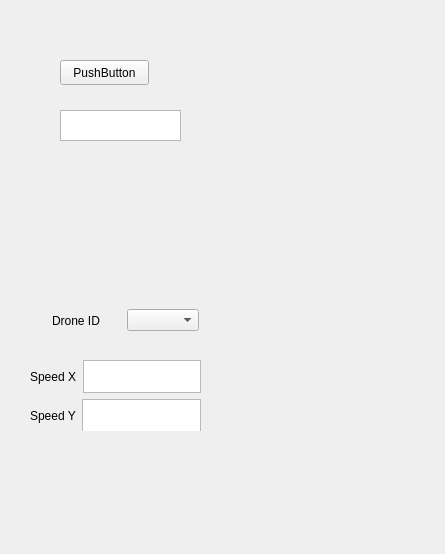
<?xml version="1.0" encoding="UTF-8"?>
<ui version="4.0">
 <class>TestPluginWidget</class>
 <widget class="QWidget" name="TestPluginWidget">
  <property name="geometry">
   <rect>
    <x>0</x>
    <y>0</y>
    <width>445</width>
    <height>554</height>
   </rect>
  </property>
  <property name="windowTitle">
   <string>Test plugin</string>
  </property>
  <widget class="QPushButton" name="pushButton">
   <property name="geometry">
    <rect>
     <x>60</x>
     <y>60</y>
     <width>89</width>
     <height>25</height>
    </rect>
   </property>
   <property name="text">
    <string>PushButton</string>
   </property>
  </widget>
  <widget class="QTextBrowser" name="pubText">
   <property name="geometry">
    <rect>
     <x>60</x>
     <y>110</y>
     <width>121</width>
     <height>31</height>
    </rect>
   </property>
  </widget>
  <widget class="QWidget" name="">
   <property name="geometry">
    <rect>
     <x>30</x>
     <y>360</y>
     <width>171</width>
     <height>71</height>
    </rect>
   </property>
   <layout class="QVBoxLayout" name="verticalLayout">
    <item>
     <layout class="QHBoxLayout" name="horizontalLayout">
      <item>
       <spacer name="horizontalSpacer">
        <property name="orientation">
         <enum>Qt::Horizontal</enum>
        </property>
        <property name="sizeHint" stdset="0">
         <size>
          <width>40</width>
          <height>20</height>
         </size>
        </property>
       </spacer>
      </item>
      <item>
       <widget class="QLabel" name="label_2">
        <property name="text">
         <string>Speed X</string>
        </property>
       </widget>
      </item>
      <item>
       <spacer name="horizontalSpacer_3">
        <property name="orientation">
         <enum>Qt::Horizontal</enum>
        </property>
        <property name="sizeHint" stdset="0">
         <size>
          <width>40</width>
          <height>20</height>
         </size>
        </property>
       </spacer>
      </item>
      <item>
       <widget class="QTextBrowser" name="speedxText"/>
      </item>
      <item>
       <spacer name="horizontalSpacer_5">
        <property name="orientation">
         <enum>Qt::Horizontal</enum>
        </property>
        <property name="sizeHint" stdset="0">
         <size>
          <width>40</width>
          <height>20</height>
         </size>
        </property>
       </spacer>
      </item>
     </layout>
    </item>
    <item>
     <spacer name="verticalSpacer">
      <property name="orientation">
       <enum>Qt::Vertical</enum>
      </property>
      <property name="sizeHint" stdset="0">
       <size>
        <width>20</width>
        <height>40</height>
       </size>
      </property>
     </spacer>
    </item>
    <item>
     <layout class="QHBoxLayout" name="horizontalLayout_2">
      <item>
       <spacer name="horizontalSpacer_2">
        <property name="orientation">
         <enum>Qt::Horizontal</enum>
        </property>
        <property name="sizeHint" stdset="0">
         <size>
          <width>40</width>
          <height>20</height>
         </size>
        </property>
       </spacer>
      </item>
      <item>
       <widget class="QLabel" name="label_3">
        <property name="text">
         <string>Speed Y</string>
        </property>
       </widget>
      </item>
      <item>
       <spacer name="horizontalSpacer_4">
        <property name="orientation">
         <enum>Qt::Horizontal</enum>
        </property>
        <property name="sizeHint" stdset="0">
         <size>
          <width>40</width>
          <height>20</height>
         </size>
        </property>
       </spacer>
      </item>
      <item>
       <widget class="QTextBrowser" name="speedyText"/>
      </item>
      <item>
       <spacer name="horizontalSpacer_6">
        <property name="orientation">
         <enum>Qt::Horizontal</enum>
        </property>
        <property name="sizeHint" stdset="0">
         <size>
          <width>40</width>
          <height>20</height>
         </size>
        </property>
       </spacer>
      </item>
     </layout>
    </item>
   </layout>
  </widget>
  <widget class="QWidget" name="">
   <property name="geometry">
    <rect>
     <x>30</x>
     <y>300</y>
     <width>191</width>
     <height>41</height>
    </rect>
   </property>
   <layout class="QHBoxLayout" name="horizontalLayout_3">
    <item>
     <spacer name="horizontalSpacer_8">
      <property name="orientation">
       <enum>Qt::Horizontal</enum>
      </property>
      <property name="sizeHint" stdset="0">
       <size>
        <width>40</width>
        <height>20</height>
       </size>
      </property>
     </spacer>
    </item>
    <item>
     <widget class="QLabel" name="label">
      <property name="text">
       <string>Drone ID</string>
      </property>
     </widget>
    </item>
    <item>
     <spacer name="horizontalSpacer_7">
      <property name="orientation">
       <enum>Qt::Horizontal</enum>
      </property>
      <property name="sizeHint" stdset="0">
       <size>
        <width>40</width>
        <height>20</height>
       </size>
      </property>
     </spacer>
    </item>
    <item>
     <widget class="QComboBox" name="comboBox"/>
    </item>
    <item>
     <spacer name="horizontalSpacer_9">
      <property name="orientation">
       <enum>Qt::Horizontal</enum>
      </property>
      <property name="sizeHint" stdset="0">
       <size>
        <width>40</width>
        <height>20</height>
       </size>
      </property>
     </spacer>
    </item>
   </layout>
  </widget>
 </widget>
 <resources/>
 <connections/>
</ui>
